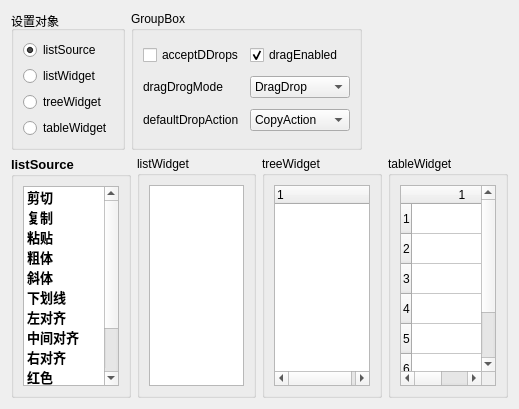
<?xml version="1.0" encoding="UTF-8"?>
<ui version="4.0">
 <class>Widget</class>
 <widget class="QWidget" name="Widget">
  <property name="geometry">
   <rect>
    <x>0</x>
    <y>0</y>
    <width>519</width>
    <height>409</height>
   </rect>
  </property>
  <property name="windowTitle">
   <string>Widget</string>
  </property>
  <layout class="QVBoxLayout" name="verticalLayout_6">
   <item>
    <layout class="QHBoxLayout" name="horizontalLayout">
     <item>
      <widget class="QGroupBox" name="groupBox">
       <property name="title">
        <string>设置对象</string>
       </property>
       <layout class="QVBoxLayout" name="verticalLayout">
        <item>
         <widget class="QRadioButton" name="radioBtnListSrouce">
          <property name="text">
           <string>listSource</string>
          </property>
          <property name="checked">
           <bool>true</bool>
          </property>
         </widget>
        </item>
        <item>
         <widget class="QRadioButton" name="radioBtnListWidget">
          <property name="text">
           <string>listWidget</string>
          </property>
         </widget>
        </item>
        <item>
         <widget class="QRadioButton" name="radioBtnTreeWidget">
          <property name="text">
           <string>treeWidget</string>
          </property>
         </widget>
        </item>
        <item>
         <widget class="QRadioButton" name="radioBtnTableWidget">
          <property name="text">
           <string>tableWidget</string>
          </property>
         </widget>
        </item>
       </layout>
      </widget>
     </item>
     <item>
      <widget class="QGroupBox" name="groupBox_2">
       <property name="title">
        <string>GroupBox</string>
       </property>
       <layout class="QGridLayout" name="gridLayout">
        <item row="0" column="0">
         <widget class="QCheckBox" name="chkBoxAcceptDrops">
          <property name="text">
           <string>acceptDDrops</string>
          </property>
         </widget>
        </item>
        <item row="0" column="1">
         <widget class="QCheckBox" name="chkBoxDragEnabled">
          <property name="text">
           <string>dragEnabled</string>
          </property>
          <property name="checked">
           <bool>true</bool>
          </property>
         </widget>
        </item>
        <item row="1" column="0">
         <widget class="QLabel" name="labDragDrogMode">
          <property name="text">
           <string>dragDrogMode</string>
          </property>
         </widget>
        </item>
        <item row="1" column="1">
         <widget class="QComboBox" name="comboBoxMode">
          <item>
           <property name="text">
            <string>DragDrop</string>
           </property>
          </item>
          <item>
           <property name="text">
            <string>NoDragDrop</string>
           </property>
          </item>
          <item>
           <property name="text">
            <string>DragOnly</string>
           </property>
          </item>
          <item>
           <property name="text">
            <string>DropOnly</string>
           </property>
          </item>
          <item>
           <property name="text">
            <string>intemalMove</string>
           </property>
          </item>
         </widget>
        </item>
        <item row="2" column="0">
         <widget class="QLabel" name="labDefaultAction">
          <property name="text">
           <string>defaultDropAction</string>
          </property>
         </widget>
        </item>
        <item row="2" column="1">
         <widget class="QComboBox" name="comboBoxDefaultAction">
          <item>
           <property name="text">
            <string>CopyAction</string>
           </property>
          </item>
          <item>
           <property name="text">
            <string>MoveAction</string>
           </property>
          </item>
          <item>
           <property name="text">
            <string>LinkAction</string>
           </property>
          </item>
          <item>
           <property name="text">
            <string>ignoreAction</string>
           </property>
          </item>
         </widget>
        </item>
       </layout>
      </widget>
     </item>
     <item>
      <spacer name="horizontalSpacer">
       <property name="orientation">
        <enum>Qt::Horizontal</enum>
       </property>
       <property name="sizeHint" stdset="0">
        <size>
         <width>128</width>
         <height>20</height>
        </size>
       </property>
      </spacer>
     </item>
    </layout>
   </item>
   <item>
    <layout class="QHBoxLayout" name="horizontalLayout_2">
     <item>
      <widget class="QGroupBox" name="groupBox_listSource">
       <property name="font">
        <font>
         <pointsize>10</pointsize>
         <bold>true</bold>
        </font>
       </property>
       <property name="focusPolicy">
        <enum>Qt::StrongFocus</enum>
       </property>
       <property name="title">
        <string>listSource</string>
       </property>
       <layout class="QVBoxLayout" name="verticalLayout_2">
        <item>
         <widget class="QListWidget" name="listSource">
          <item>
           <property name="text">
            <string>剪切</string>
           </property>
           <property name="icon">
            <iconset resource="res.qrc">
             <normaloff>:/icons/icons/cut.bmp</normaloff>:/icons/icons/cut.bmp</iconset>
           </property>
          </item>
          <item>
           <property name="text">
            <string>复制</string>
           </property>
           <property name="icon">
            <iconset resource="res.qrc">
             <normaloff>:/icons/icons/120.bmp</normaloff>:/icons/icons/120.bmp</iconset>
           </property>
          </item>
          <item>
           <property name="text">
            <string>粘贴</string>
           </property>
           <property name="icon">
            <iconset resource="res.qrc">
             <normaloff>:/icons/icons/paste.bmp</normaloff>:/icons/icons/paste.bmp</iconset>
           </property>
          </item>
          <item>
           <property name="text">
            <string>粗体</string>
           </property>
           <property name="icon">
            <iconset resource="res.qrc">
             <normaloff>:/icons/icons/BLD.BMP</normaloff>:/icons/icons/BLD.BMP</iconset>
           </property>
          </item>
          <item>
           <property name="text">
            <string>斜体</string>
           </property>
           <property name="icon">
            <iconset resource="res.qrc">
             <normaloff>:/icons/icons/ITL.BMP</normaloff>:/icons/icons/ITL.BMP</iconset>
           </property>
          </item>
          <item>
           <property name="text">
            <string>下划线</string>
           </property>
           <property name="icon">
            <iconset resource="res.qrc">
             <normaloff>:/icons/icons/428.bmp</normaloff>:/icons/icons/428.bmp</iconset>
           </property>
          </item>
          <item>
           <property name="text">
            <string>左对齐</string>
           </property>
           <property name="icon">
            <iconset resource="res.qrc">
             <normaloff>:/icons/icons/423.bmp</normaloff>:/icons/icons/423.bmp</iconset>
           </property>
          </item>
          <item>
           <property name="text">
            <string>中间对齐</string>
           </property>
           <property name="icon">
            <iconset resource="res.qrc">
             <normaloff>:/icons/icons/421.bmp</normaloff>:/icons/icons/421.bmp</iconset>
           </property>
          </item>
          <item>
           <property name="text">
            <string>右对齐</string>
           </property>
           <property name="icon">
            <iconset resource="res.qrc">
             <normaloff>:/icons/icons/427.bmp</normaloff>:/icons/icons/427.bmp</iconset>
           </property>
          </item>
          <item>
           <property name="text">
            <string>红色</string>
           </property>
           <property name="icon">
            <iconset resource="res.qrc">
             <normaloff>:/icons/icons/103.bmp</normaloff>:/icons/icons/103.bmp</iconset>
           </property>
          </item>
          <item>
           <property name="text">
            <string>绿色</string>
           </property>
           <property name="icon">
            <iconset resource="res.qrc">
             <normaloff>:/icons/icons/104.bmp</normaloff>:/icons/icons/104.bmp</iconset>
           </property>
          </item>
          <item>
           <property name="text">
            <string>蓝色</string>
           </property>
           <property name="icon">
            <iconset resource="res.qrc">
             <normaloff>:/icons/icons/105.bmp</normaloff>:/icons/icons/105.bmp</iconset>
           </property>
          </item>
         </widget>
        </item>
       </layout>
      </widget>
     </item>
     <item>
      <widget class="QGroupBox" name="groupBox_listWidget">
       <property name="focusPolicy">
        <enum>Qt::StrongFocus</enum>
       </property>
       <property name="title">
        <string>listWidget</string>
       </property>
       <layout class="QVBoxLayout" name="verticalLayout_3">
        <item>
         <widget class="QListWidget" name="listWidget"/>
        </item>
       </layout>
      </widget>
     </item>
     <item>
      <widget class="QGroupBox" name="groupBox_treeWidget">
       <property name="focusPolicy">
        <enum>Qt::StrongFocus</enum>
       </property>
       <property name="title">
        <string>treeWidget</string>
       </property>
       <layout class="QVBoxLayout" name="verticalLayout_4">
        <item>
         <widget class="QTreeWidget" name="treeWidget"/>
        </item>
       </layout>
      </widget>
     </item>
     <item>
      <widget class="QGroupBox" name="groupBox_tableWidget">
       <property name="focusPolicy">
        <enum>Qt::StrongFocus</enum>
       </property>
       <property name="title">
        <string>tableWidget</string>
       </property>
       <layout class="QVBoxLayout" name="verticalLayout_5">
        <item>
         <widget class="QTableWidget" name="tableWidget">
          <row>
           <property name="text">
            <string>1</string>
           </property>
          </row>
          <row>
           <property name="text">
            <string>2</string>
           </property>
          </row>
          <row>
           <property name="text">
            <string>3</string>
           </property>
          </row>
          <row>
           <property name="text">
            <string>4</string>
           </property>
          </row>
          <row>
           <property name="text">
            <string>5</string>
           </property>
          </row>
          <row>
           <property name="text">
            <string>6</string>
           </property>
          </row>
          <row>
           <property name="text">
            <string>7</string>
           </property>
          </row>
          <column>
           <property name="text">
            <string>1</string>
           </property>
          </column>
          <column>
           <property name="text">
            <string>2</string>
           </property>
          </column>
         </widget>
        </item>
       </layout>
      </widget>
     </item>
    </layout>
   </item>
  </layout>
 </widget>
 <resources>
  <include location="res.qrc"/>
 </resources>
 <connections/>
</ui>
